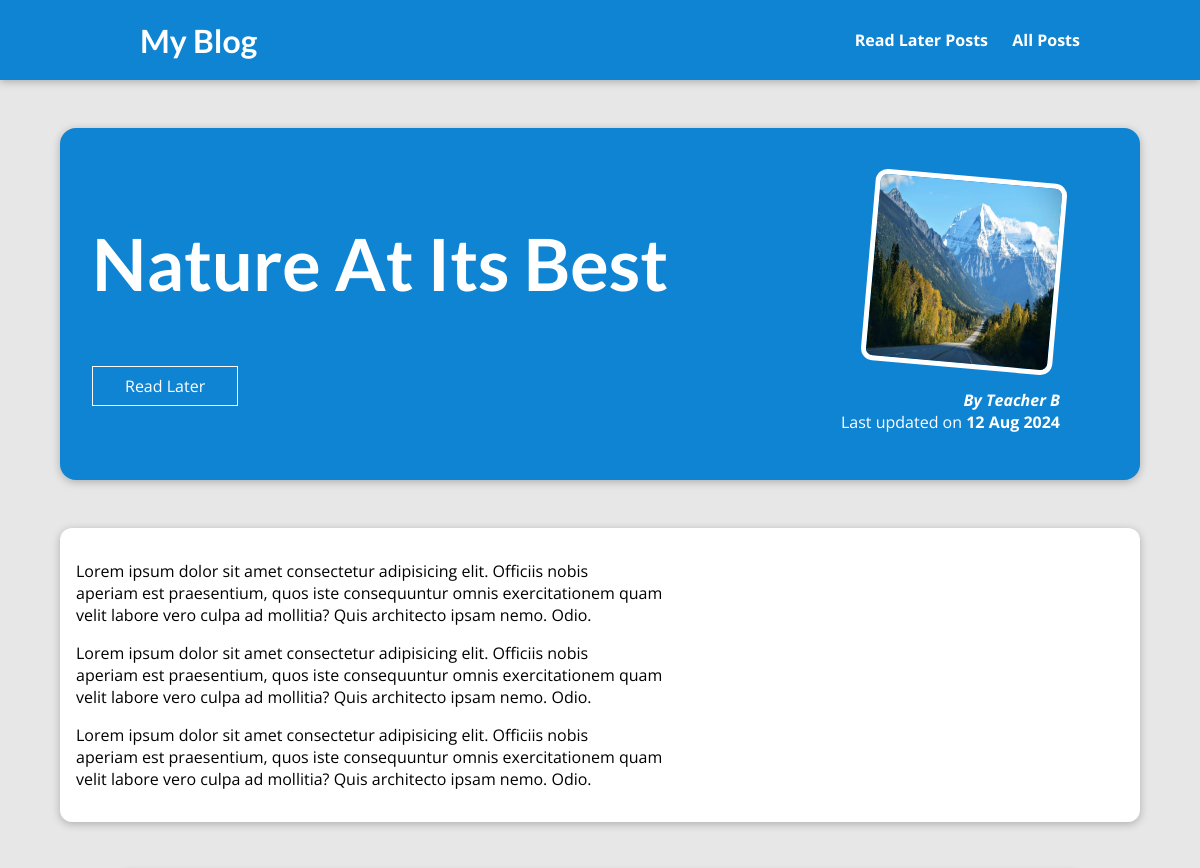
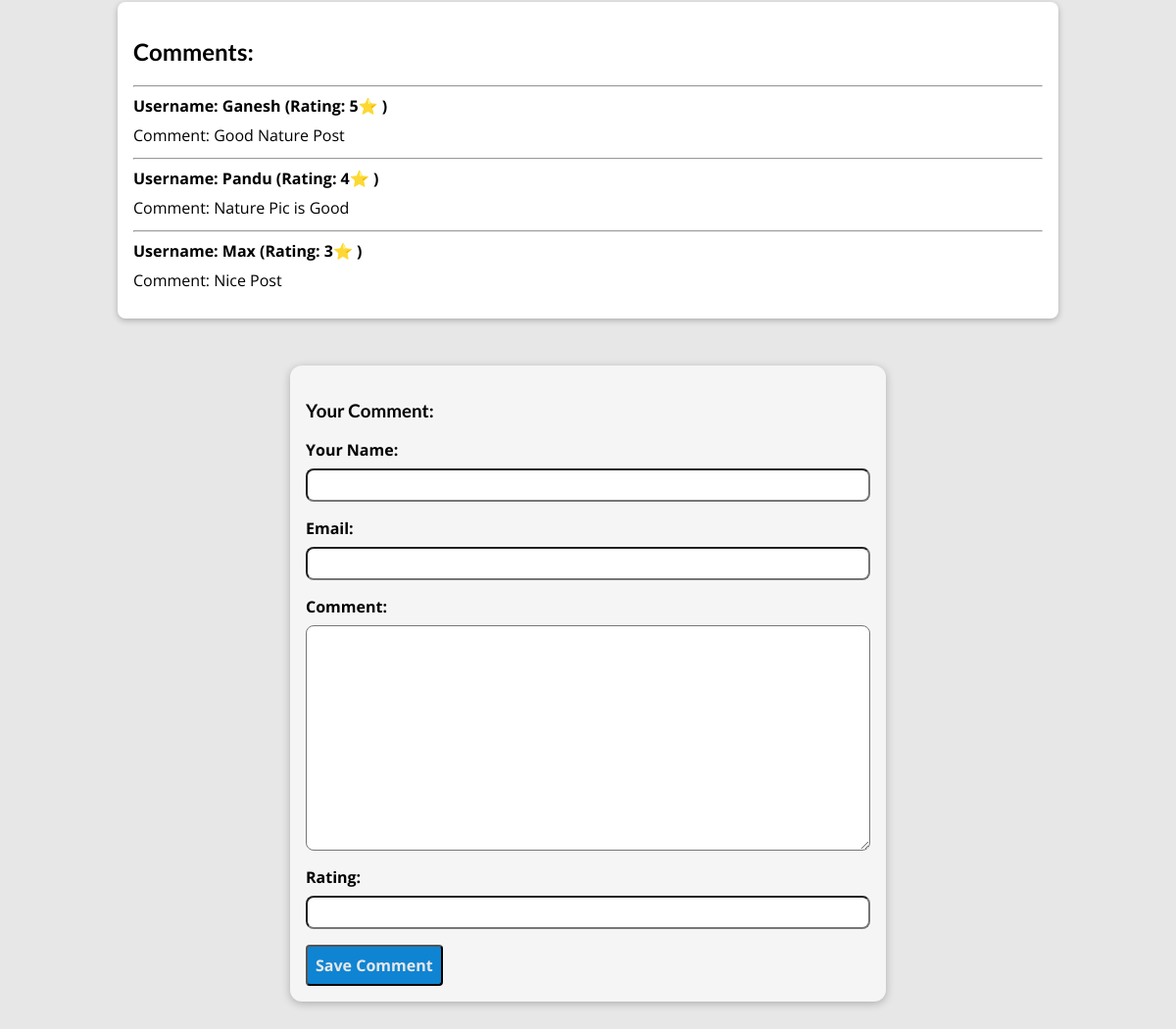
The page /posts/nature-at-its-best on the database its author committed (2 pictures, top to bottom).
### blog/models.py (models this page shows, shortened)
class All_Posts(models.Model):
    title = models.CharField(max_length = 200)
    excerpt = models.CharField(max_length = 500)
    content = models.TextField()
    date = models.DateTimeField(auto_now_add = True)
    slug = models.SlugField(default="",blank= True, null=False, unique= True, db_index=True)
    author = models.ForeignKey(Author, on_delete=models.SET_NULL, related_name="posts", null = True)
    tag = models.ManyToManyField(Tag)
    image = models.ImageField(upload_to="images", default="images/coding.jpg")
    class Meta:
        verbose_name_plural = "All_Posts"

class Author(models.Model):
    first_name = models.CharField(max_length=100)
    last_name = models.CharField(max_length=100)
    email_adr = models.EmailField(null = True)
    def __str__(self):
        return f"{self.first_name} {self.last_name}"

class Comment(models.Model):
    username = models.CharField(max_length=100)
    user_email = models.EmailField()
    comment = models.TextField(max_length=500)
    rating = models.IntegerField(validators= [MinValueValidator(1), MaxValueValidator(5)], default = 5)
    post = models.ForeignKey(All_Posts, on_delete=models.CASCADE, related_name="comments")

### blog/views.py (the view, shortened to what this page needs)
# urls.py: path("posts/<slug:slug>", views.postdetail, name="post-detail-page"),
def postdetail(request, slug):
    post = All_Posts.objects.get(slug = slug)
    form = CommentForm()
    comments = post.comments.all()
    stored_posts_id = request.session.get("read_later")
    if stored_posts_id == None or len(stored_posts_id) == 0 :
        read_later_check = False
    else:
        if post.id in stored_posts_id:
            read_later_check = True
        else:
            read_later_check = False
    return render(request, "blog/post-detail.html",{"post": post, "form": form, "comments": comments, "read_later_check": read_later_check} )

### blog/forms.py
class CommentForm(forms.ModelForm):
    class Meta:
        model = Comment
        exclude = ["post"]
        labels = {
            "username": "Your Name",
            "user_email": "Email",
        }
    rating = forms.IntegerField(min_value=1, max_value=5)

### blog/templates/blog/post-detail.html (shortened to what this page needs)
{% extends 'base.html' %}
{% load static %}
{% block css%}
<link rel="stylesheet" href="{% static 'blog/all-posts.css' %}">
<link rel="stylesheet" href="{% static 'blog/post-detail.css' %}">
{% endblock %}
{% block content %}
    <section id="summary">
        <h2>{{post.title}}</h2>
        <div id="read-later">
            {% if read_later_check %}
                <form action="{% url 'remove-read-later' %}" method= "POST">
                    {% csrf_token %}
                    <input type="hidden" name="remove-read-later" id="remove-read-later" value="{{ post.id }}">
                    <input type="hidden" name="slug" value="{{post.slug}}">
                    <button class="remove-read">Remove Read Later</button>
                </form>
            {% else %}
                <form action="{% url 'read-later' %}" method= "POST">
                    <button>Read Later</button>
                </form>
            {% endif %}
        </div>
        <article>
            <img src="{{ post.image.url }}" alt="{{post.title}}"/>
            <address>By {{post.author}}</address>
            <div>
                Last updated on <time>{{post.date|date:"d M Y" }}</time>
            </div>
        </article>
    </section>
    <main>
        <p>
            {{post.content|linebreaks}}
        </p>
    </main>
    <section class="comment-section">
        <h2>Comments:</h2>
        {% for comment in comments %}
        <hr>
            <div class="comment">
                <h4>Username: {{comment.username}} (Rating: {{comment.rating}}⭐ )</h4>
                <p>Comment: {{comment.comment}}</p>
            </div>
        {% endfor %}
    </section>
    <section id="comment-form" class="comment-form">
        <h3>Your Comment:</h3>
        <form action="{% url 'post-detail-page' post.slug %}" method="POST">
            {% for form_field in form %}
                <div class="form-control {% if form_field.errors %} invalid {% endif %} ">
                    {{ form_field.label_tag }}
                    {{ form_field }}
                </div>
            {% endfor %}
            <button>Save Comment</button>
        </form>
    </section>
{% endblock %}

### templates/base.html (shortened to what this page needs)
{% load static %}
<!DOCTYPE html>
<html lang="en">
<head>
    <link rel="stylesheet" href="{% static 'app.css' %}">
    <link rel="stylesheet" href="{% static 'blog/post.css'%}">
    {% block css %} {% endblock %}
</head>
<body>
    <header id="main-navigation">
        <h1><a href="{% url 'Home-page'%}">My Blog</a></h1>
        <nav>
            <a href="{% url 'read-later' %}">Read Later Posts</a>
            <a href="{% url 'posts-page' %}">All Posts</a>
        </nav>
    </header>
    {% block content %}
    {% endblock %}
</body>
</html>

### static/app.css (style rules this page uses)
* { box-sizing: border-box; }
html { font-family: 'Open Sans', 'Lato', sans-serif; }
body { margin: 0; }
h1, h2, h3 { font-family: 'Lato', sans-serif; font-weight: bold; }
#main-navigation { width: 100%; height: 5rem; display: flex; justify-content: space-between; align-items: center; padding: 0 10%; position: absolute; top: 0; left: 0; }
#main-navigation a { text-decoration: none; color: white; font-weight: bold; margin-left: 1.25rem; }

### blog/static/blog/all-posts.css (style rules this page uses)
body { background-color: #e7e7e7; }
#main-navigation { background-color: #0f84d3; box-shadow: 0 2px 8px rgba(0, 0, 0, 0.25); }

### blog/static/blog/post-detail.css (style rules this page uses)
body { background-color: #e7e7e7; }
#main-navigation { background-color: #0f84d3; box-shadow: 0 2px 8px rgba(0, 0, 0, 0.25); }
#read-later { margin: 2rem 0; }
#read-later button { background-color: transparent; border: 1px solid white; padding: 0.5rem 2rem; font: inherit; color: white; cursor: pointer; }
#summary { margin: 8rem auto 3rem auto; padding: 2rem; width: 90%; max-width: 90rem; border-radius: 16px; background-color: #0f84d3; position: relative; box-shadow: 0 2px 8px rgba(0, 0, 0, 0.25); height: 22rem; }
#summary h2 { color: white; font-size: 4.5rem; }
#summary article { position: absolute; top: 2rem; right: 3rem; padding: 1rem 2rem; border-radius: 12px; text-align: right; color: white; }
#summary article img { width: 12rem; height: 12rem; border-radius: 12px; transform: rotateZ(5deg); border: 5px solid white; margin-bottom: 1rem; }
#summary address { font-weight: bold; }
#summary time { font-weight: bold; }
main { width: 90%; max-width: 90rem; margin: 3rem auto; background-color: white; padding: 1rem; border-radius: 12px; box-shadow: 0 2px 8px rgba(0, 0, 0, 0.25); }
.comment-section { width: 80%; margin: 3rem auto; background-color: white; padding:1rem; border-radius: 8px; box-shadow: 0 2px 6px rgba(0, 0, 0, 0.25); font: inherit; font-size: bold; }
.comment-section p, .comment-section h4 { margin: 0.5rem auto; }
.comment { margin-bottom:0.75rem; }
.comment-form { width:90%; margin: 3rem auto; padding: 1rem; max-width: 38rem; border-radius: 12px; background-color: whitesmoke; box-shadow: 0 2px 8px rgba(0, 0, 0, 0.25); }
.comment-form button { font: inherit; font-weight: bold ; background-color: #0f84d3; color:#e7e7e7; border-radius: 4px; padding: 0.5rem; }
.form-control { margin-bottom: 1rem; }
.form-control label { font-weight: bold; margin-bottom: 0.5rem; display: block; }
.form-control input, .form-control textarea { display: block; width: 100%; font: inherit; padding: 0.25rem; border-radius: 8px; }

### rows shown on the page
All_Posts: title "Nature At Its Best", image (picture), author "Teacher B", date "12 Aug 2024", content "Lorem ipsum dolor sit amet consectetur adipisicing elit. Officiis nobis aperiam est praesentium, quos iste consequuntur omnis exercitationem quam velit labore vero culpa ad mollitia? Quis architecto ipsam nemo. Odio. Lorem ipsum dolor sit amet consectetur adipisicing elit. Officiis nobis aperiam est praesentium, quos iste consequuntur omnis exercitationem quam velit labore vero culpa ad mollitia? Quis architecto ipsam nemo. Odio. Lorem ipsum dolor sit amet consectetur adipisicing elit. Officiis nobis aperiam est praesentium, quos iste consequuntur omnis exercitationem quam velit labore vero culpa ad mollitia? Quis architecto ipsam nemo. Odio."
Comment: username "Ganesh", rating "5", comment "Good Nature Post"
Comment: username "Pandu", rating "4", comment "Nature Pic is Good"
Comment: username "Max", rating "3", comment "Nice Post"
